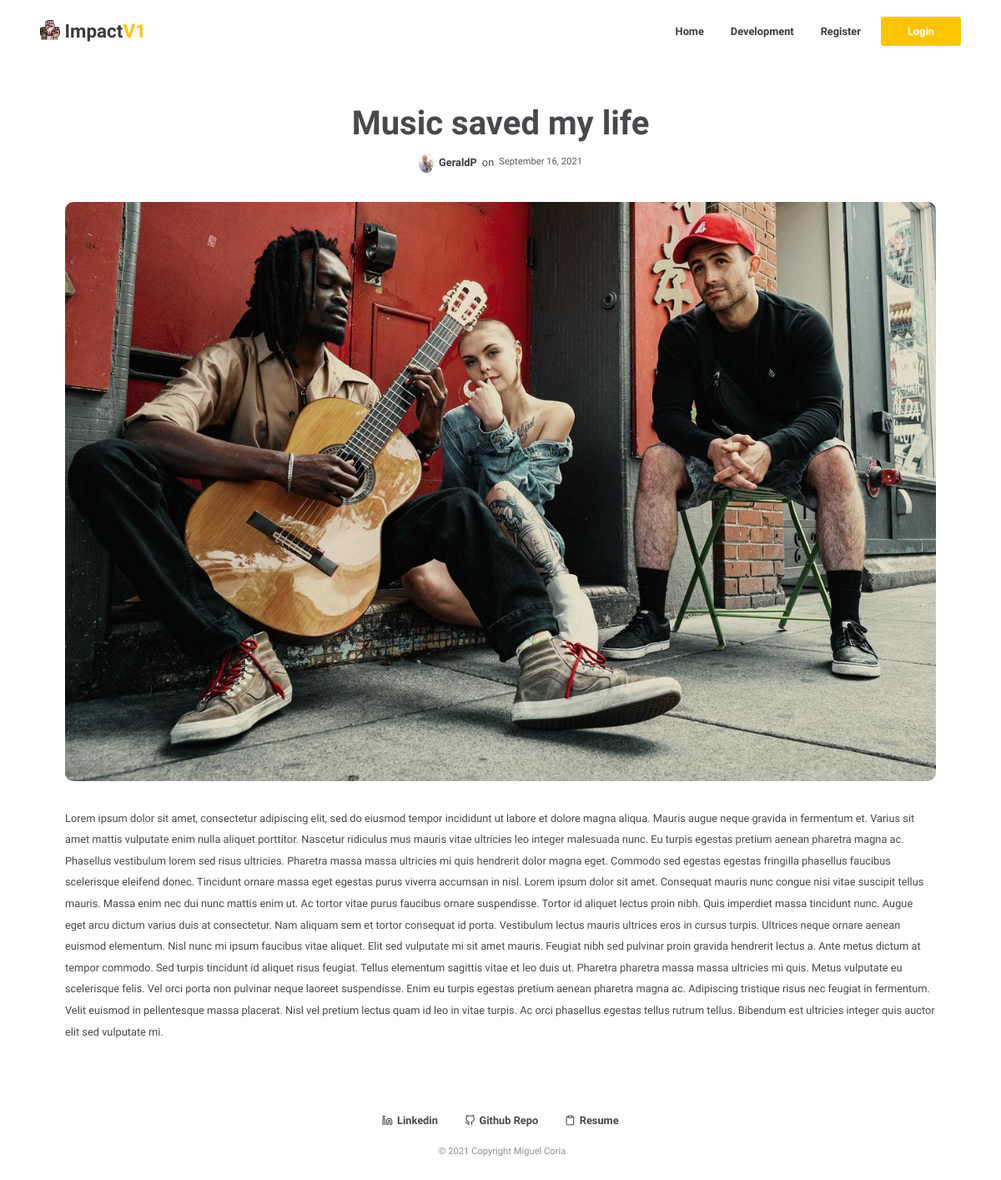
/2, run on the app's committed database.
### impact/models.py (models this page shows, shortened)
class Post(db.Model):
    users = db.relationship(User)
    id = db.Column(db.Integer, primary_key=True)
    post_image = db.Column(db.String(64), nullable=False, default='default_thumb.png')
    user_id = db.Column(db.Integer, db.ForeignKey('users.id'), nullable=False)
    date = db.Column(db.DateTime, nullable=False, default=datetime.utcnow)
    title = db.Column(db.String(140), nullable=False)
    text = db.Column(db.Text, nullable=False)

class User(db.Model,UserMixin):
    __tablename__ = 'users'
    id = db.Column(db.Integer, primary_key=True)
    profile_image = db.Column(db.String(64), nullable=False, default='default_profile.png')
    email = db.Column(db.String(64), unique=True, index=True)
    username = db.Column(db.String(64), unique=True, index=True)
    password_hash = db.Column(db.String(128))
    posts = db.relationship("Post", backref="author", lazy=True)

### impact/users/views.py (the view)
@users.route("/<username>")
def user_posts(username):
    page = request.args.get('page', 1, type=int)
    user = User.query.filter_by(username=username).first_or_404()
    posts = Post.query.filter_by(author=user).order_by(Post.date.desc()).paginate(page=page, per_page=5)
    return render_template('user_posts.html', posts=posts, user=user)

### impact/posts/views.py (called while the page is built)
@blog_posts.route('/<int:blog_post_id>')
def blog_post(blog_post_id):
    blog_post = Post.query.get_or_404(blog_post_id)
    return render_template("blog_post.html", title=blog_post.title, date=blog_post.date, post=blog_post)

### impact/templates/blog_post.html (shortened to what this page needs)
{% extends "base.html" %} {% block content %}
<div class="container post-page-wrapper">
  <h1 class="post-title" data-aos="fade-in" data-aos-duration="500">
    {{ post.title }}
  </h1>
  <div class="post-details-div" data-aos="fade-in" data-aos-duration="700">
    <img
      src="{{url_for('static', filename='profile_pics/'+ post.author.profile_image)}}"
      alt=""
      class="author-profile-image"
    />
    <a href="{{ url_for('users.user_posts', username=post.author.username) }}">
      <span class="post-details-highlight">{{post.author.username}}</span>
    </a>
    <span class="post-details">on</span>
    <span class="post-details-highlight latest-post-date">
      {{ post.date.strftime('%B %d, %Y') }}</span
    >
  </div>
  <div class="post-image-div" data-aos="fade-in" data-aos-duration="500">
    <img
      src="{{url_for('static',filename='post_pics/'+post.post_image)}}"
      alt=""
      class="post-image"
    />
  </div>
  <p class="post-text">{{post.text}}</p>
</div>
{% endblock content %}

### impact/static/styles/main.css (style rules this page uses)
body { font-family: "Open Sans", sans-serif !important; height: 100vh; }
.post-page-wrapper { display: flex; justify-content: center; flex-direction: column; align-items: center; align-content: center; padding: 3rem 0rem; }
.post-image-div { overflow: hidden !important; display: flex; justify-content: center; align-content: center; margin-bottom: 2rem; width: 100%; padding: 0rem 3rem; }
.post-image { width: 100%; border-radius: 10px; height: auto; }
.post-title { font-weight: 800; color: #49494d; }
.post-details-div { align-self: center; display: flex; align-items: center; margin-bottom: 2rem; }
.post-details { color: #49494d; display: inline-block; font-size: 0.8rem; text-align: center; padding: 3px; }
.post-details-highlight { color: #3c3c3f; display: inline-block; font-size: 0.8rem; text-align: center; padding: 3px; font-weight: bold; }
.author-profile-image { height: 30px; width: auto; padding: 3px; border-radius: 50%; }
.post-text { align-self: flex-start; padding: 0rem 3rem; font-size: 0.8rem; color: #49494d; line-height: 2; font-weight: 500; }
.latest-post-date { font-weight: 400; color: #5a5a61 !important; font-size: 0.7rem; }

### data on the page
Post: title "Music saved my life", date "September 16, 2021", post_image (picture), text "Lorem ipsum dolor sit amet, consectetur adipiscing elit, sed do eiusmod tempor incididunt ut labore et dolore magna aliqua. Mauris augue neque gravida in fermentum et. Varius sit amet mattis vulputate enim nulla aliquet porttitor. Nascetur ridiculus mus mauris vitae ultricies leo integer malesuada nunc. Eu turpis egestas pretium aenean pharetra magna ac. Phasellus vestibulum lorem sed risus ultricies. Pharetra massa massa ultricies mi quis hendrerit dolor magna eget. Commodo sed egestas egestas fringilla phasellus faucibus scelerisque eleifend donec. Tincidunt ornare massa eget egestas purus viverra accumsan in nisl. Lorem ipsum dolor sit amet. Consequat mauris nunc congue nisi vitae…"
User: profile_image (picture), author.username "GeraldP"
